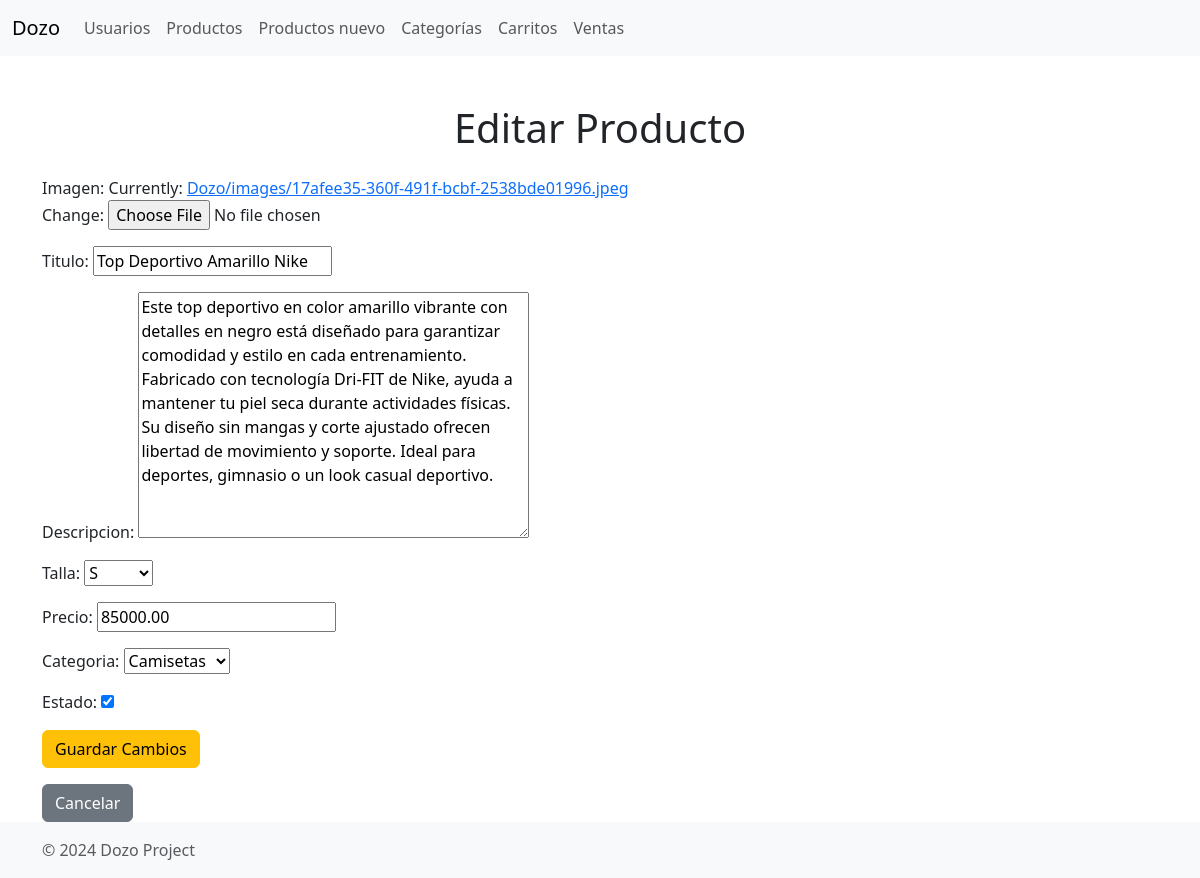
Screenshot of /productos/editar/4/ with the database file from the repository.
### Dozo/models.py (models this page shows, shortened)
class Producto(models.Model):
    TALLA_CHOICES = [
        ('S', 'S'),
        ('M', 'M'),
        ('L', 'L'),
        ('XL', 'XL'),
    ]
    imagen = models.ImageField(upload_to='Dozo/images/', null=True, default='default.png')
    titulo = models.CharField(max_length=200)
    descripcion = models.TextField()
    talla = models.CharField(max_length=2, choices=TALLA_CHOICES)
    precio = models.DecimalField(max_digits=10, decimal_places=2)
    categoria = models.ForeignKey('Categoria', on_delete=models.CASCADE, null=True, blank=True)
    estado = models.BooleanField(default=True)  # Activo o inactivo

### Dozo/views.py (the view)
# urls.py: path('productos/editar/<int:producto_id>/', views.editar_producto, name='editar_producto'),
def editar_producto(request, producto_id):
    producto = get_object_or_404(Producto, id=producto_id)
    if request.method == 'POST':
        form = ProductoForm(request.POST, request.FILES, instance=producto)
        if form.is_valid():
            try:
                form.save()
                return redirect('mostrar_producto')
            except Exception as e:
                return render(request, 'productos/producto_edit.html', {
                    'form': form,
                    'producto': producto,
                    'error': f"Error al actualizar el producto: {str(e)}"
                })
        else:
            return render(request, 'productos/producto_edit.html', {
                'form': form,
                'producto': producto,
                'error': "Hay errores en la información ingresada. Por favor, revisa los campos."
            })
    else:
        form = ProductoForm(instance=producto)
        return render(request, 'productos/producto_edit.html', {
            'form': form,
            'producto': producto
        })

### Dozo/forms.py
class ProductoForm(forms.ModelForm):
    class Meta:
        model = Producto
        fields = ('imagen', 'titulo', 'descripcion', 'talla', 'precio', 'categoria', 'estado')

### Dozo/models.py (called while the page is built)
    def __str__(self):
        return self.nombre

### Dozo/templates/productos/producto_edit.html (shortened to what this page needs)
<!DOCTYPE html>
<html lang="en">
<head>
    <link href="https://cdn.jsdelivr.net/npm/bootstrap@5.3.0/dist/css/bootstrap.min.css" rel="stylesheet">
</head>
<body>
    <nav class="navbar navbar-expand-lg navbar-light bg-light">
        <div class="container-fluid">
            <a class="navbar-brand" href="#">Dozo</a>
            <div class="collapse navbar-collapse" id="navbarNav">
                <ul class="navbar-nav">
                    <li class="nav-item">
                        <a class="nav-link" href="/users/">Usuarios</a>
                    </li>
                    <li class="nav-item">
                        <a class="nav-link" href="/productos/">Productos</a>
                    </li>
                    <li class="nav-item">
                        <a class="nav-link" href="/productos/nuevo/">Productos nuevo</a>
                    </li>
                    <li class="nav-item">
                        <a class="nav-link" href="/categorias/">Categorías</a>
                    </li>
                    <li class="nav-item">
                        <a class="nav-link" href="/carritos/">Carritos</a>
                    </li>
                    <li class="nav-item">
                        <a class="nav-link" href="/ventas/">Ventas</a>
                    </li>
                </ul>
            </div>
        </div>
    </nav>
    <div class="container mt-5">
        <h1 class="text-center">Editar Producto</h1>
        <form method="POST" enctype="multipart/form-data" class="mt-4">
            {{ form.as_p }}
            <button type="submit" class="btn btn-warning">Guardar Cambios</button>
        </form>
        <a href="/productos/" class="btn btn-secondary mt-3">Cancelar</a>
    </div>
    <footer class="footer mt-auto py-3 bg-light">
        <div class="container">
            <span class="text-muted">&copy; 2024 Dozo Project</span>
        </div>
    </footer>
</body>
</html>

### rows the page displays
Producto: titulo "Top Deportivo Amarillo Nike", descripcion "Este top deportivo en color amarillo vibrante con detalles en negro está diseñado para garantizar comodidad y estilo en cada entrenamiento. Fabricado con tecnología Dri-FIT de Nike, ayuda a mantener tu piel seca durante actividades físicas. Su diseño sin mangas y corte ajustado ofrecen libertad de movimiento y soporte. Ideal para deportes, gimnasio o un look casual deportivo.", talla "S", precio "85000.00", categoria "Camisetas", estado "☑"
